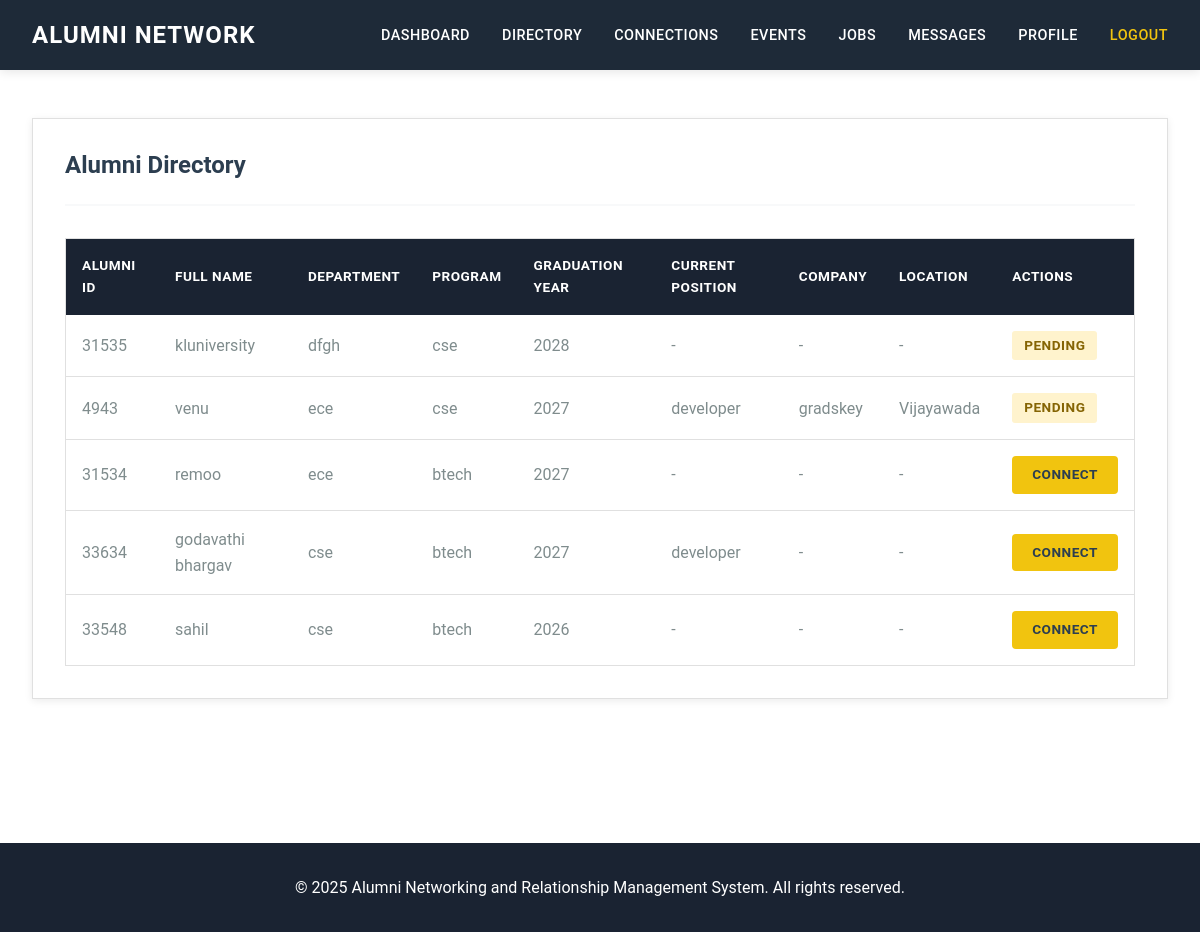
The app's page /alumnidirectory (signed in) with its own data.
### adminapp/models.py (models this page shows, shortened)
class Alumni(models.Model):
    id=models.AutoField(primary_key=True)
    alumniid=models.BigIntegerField(blank=False,unique=True)
    fullname=models.CharField(max_length=100,blank=False)
    gender=models.CharField(max_length=20,blank=False)
    department=models.CharField(max_length=50,blank=False)
    program = models.CharField(max_length=50, blank=False)
    graduation_year = models.IntegerField(blank=False)
    current_position = models.CharField(max_length=100, blank=True)
    company = models.CharField(max_length=100, blank=True)
    location = models.CharField(max_length=100, blank=True)
    linkedin = models.URLField(max_length=200, blank=True)
    bio = models.TextField(blank=True)
    password=models.CharField(max_length=100,blank=False,default="Alumni123")
    email=models.CharField(max_length=100,blank=False,unique=True)
    contact=models.CharField(max_length=20,blank=False,unique=True)
    profile_picture = models.ImageField(upload_to='alumni_profiles/', blank=True, null=True)
    is_approved = models.BooleanField(default=False)
    created_at = models.DateTimeField(auto_now_add=True)
    class Meta:
        db_table = "alumni_table"

### studentapp/views.py (the view)
# urls.py: path("alumnidirectory", views.alumnidirectory, name="alumnidirectory"),
def alumnidirectory(request):
    if 'role' not in request.session or request.session['role'] != 'alumni':
        messages.error(request, 'Please login first!')
        return redirect('login')
    alumni = Alumni.objects.get(id=request.session['alumni_id'])
    all_alumni = Alumni.objects.exclude(id=alumni.id)
    alumni_list = []
    for a in all_alumni:
        connection = Connection.objects.filter(
            Q(from_alumni=alumni, to_alumni=a) | Q(from_alumni=a, to_alumni=alumni)
        ).first()
        alumni_list.append({
            'alumni': a,
            'connection_status': connection.status if connection else None,
            'is_connected': connection and connection.status == 'accepted' if connection else False,
        })
    context = {
        'alumni_list': alumni_list,
        'current_alumni': alumni,
    }
    return render(request, 'alumni/alumnidirectory.html', context)

### templates/alumni/alumnidirectory.html
{% extends 'base.html' %}
{% block content %}
<div class="card">
    <div class="card-header">
        <h2 class="card-title">Alumni Directory</h2>
    </div>
    <div class="table-container">
        <table>
            <thead>
                <tr>
                    <th>Alumni ID</th>
                    <th>Full Name</th>
                    <th>Department</th>
                    <th>Program</th>
                    <th>Graduation Year</th>
                    <th>Current Position</th>
                    <th>Company</th>
                    <th>Location</th>
                    <th>Actions</th>
                </tr>
            </thead>
            <tbody>
                {% for item in alumni_list %}
                <tr>
                    <td>{{ item.alumni.alumniid }}</td>
                    <td>{{ item.alumni.fullname }}</td>
                    <td>{{ item.alumni.department }}</td>
                    <td>{{ item.alumni.program }}</td>
                    <td>{{ item.alumni.graduation_year }}</td>
                    <td>{{ item.alumni.current_position|default:"-" }}</td>
                    <td>{{ item.alumni.company|default:"-" }}</td>
                    <td>{{ item.alumni.location|default:"-" }}</td>
                    <td>
                        {% if item.is_connected %}
                        <span class="status status-connected">Connected</span>
                        {% elif item.connection_status == 'pending' %}
                        <span class="status status-pending">Pending</span>
                        {% else %}
                        <a href="{% url 'sendconnection' item.alumni.id %}" class="btn btn-primary btn-sm">Connect</a>
                        {% endif %}
                    </td>
                </tr>
                {% empty %}
                <tr>
                    <td colspan="9" class="empty-state">No alumni found</td>
                </tr>
                {% endfor %}
            </tbody>
        </table>
    </div>
</div>
{% endblock %}

### static/css/style.css (style rules this page uses)
* { margin: 0; padding: 0; box-sizing: border-box; }
:root { --primary-dark: #1a2332; --primary-blue: #2c3e50; --nav-dark: #1e2a38; --white: #ffffff; --yellow: #f1c40f; --yellow-dark: #d4ac0d; --gray-light: #f8f9fa; --gray: #95a5a6; --gray-dark: #7f8c8d; --gray-darker: #34495e; --text-dark: #2c3e50; --text-gray: #7f8c8d; --text-light: #95a5a6; --font-primary: 'Roboto', -apple-system, BlinkMacSystemFont, 'Segoe UI', sans-serif; --font-heading: 'Montserrat', 'Roboto', sans-serif; --spacing-xs: 0.5rem; --spacing-sm: 1rem; --spacing-md: 1.5rem; --spacing-lg: 2rem; --spacing-xl: 3rem; --spacing-2xl: 4rem; --transition: all 0.3s ease; }
body { font-family: var(--font-primary); font-size: 16px; line-height: 1.6; color: var(--text-dark); background-color: var(--white); -webkit-font-smoothing: antialiased; }
h1, h2, h3, h4, h5, h6 { font-family: var(--font-heading); font-weight: 700; line-height: 1.2; color: var(--text-dark); margin-bottom: var(--spacing-md); }
h2 { font-size: 2rem; }
a { color: var(--primary-blue); text-decoration: none; transition: var(--transition); }
.card { background: var(--white); border: 1px solid #e0e0e0; padding: var(--spacing-lg); margin-bottom: var(--spacing-lg); box-shadow: 0 2px 8px rgba(0, 0, 0, 0.08); transition: var(--transition); }
.card-header { border-bottom: 2px solid var(--gray-light); padding-bottom: var(--spacing-md); margin-bottom: var(--spacing-lg); }
.card-title { font-size: 1.5rem; font-weight: 700; color: var(--text-dark); margin-bottom: 0; }
.status { display: inline-block; padding: 0.25rem 0.75rem; font-size: 0.85rem; font-weight: 600; text-transform: uppercase; letter-spacing: 0.5px; border-radius: 3px; }
.status-pending { background: #fff3cd; color: #856404; }
.btn { display: inline-block; padding: 0.75rem 2rem; font-size: 0.95rem; font-weight: 600; text-transform: uppercase; letter-spacing: 0.5px; border: none; border-radius: 4px; cursor: pointer; transition: var(--transition); text-decoration: none; text-align: center; }
.btn-primary { background: var(--yellow); color: var(--text-dark); }
.btn-sm { padding: 0.5rem 1.25rem; font-size: 0.85rem; }
.table-container { overflow-x: auto; border: 1px solid #e0e0e0; }
table { width: 100%; border-collapse: collapse; background: var(--white); }
thead { background: var(--primary-dark); }
th { padding: 1rem; text-align: left; font-weight: 600; color: var(--white); text-transform: uppercase; font-size: 0.85rem; letter-spacing: 0.5px; }
td { padding: 1rem; border-bottom: 1px solid #e0e0e0; color: var(--text-gray); }
tbody tr:last-child td { border-bottom: none; }

### records on screen
Alumni: alumni.alumniid "31535", alumni.fullname "kluniversity", alumni.department "dfgh", alumni.program "cse", alumni.graduation_year "2028", alumni.current_position "-", alumni.company "-", alumni.location "-", shows "PENDING"
Alumni: alumni.alumniid "4943", alumni.fullname "venu", alumni.department "ece", alumni.program "cse", alumni.graduation_year "2027", alumni.current_position "developer", alumni.company "gradskey", alumni.location "Vijayawada", shows "PENDING"
Alumni: alumni.alumniid "31534", alumni.fullname "remoo", alumni.department "ece", alumni.program "btech", alumni.graduation_year "2027", alumni.current_position "-", alumni.company "-", alumni.location "-", shows "CONNECT"
Alumni: alumni.alumniid "33634", alumni.fullname "godavathi bhargav", alumni.department "cse", alumni.program "btech", alumni.graduation_year "2027", alumni.current_position "developer", alumni.company "-", alumni.location "-", shows "CONNECT"
Alumni: alumni.alumniid "33548", alumni.fullname "sahil", alumni.department "cse", alumni.program "btech", alumni.graduation_year "2026", alumni.current_position "-", alumni.company "-", alumni.location "-", shows "CONNECT"
